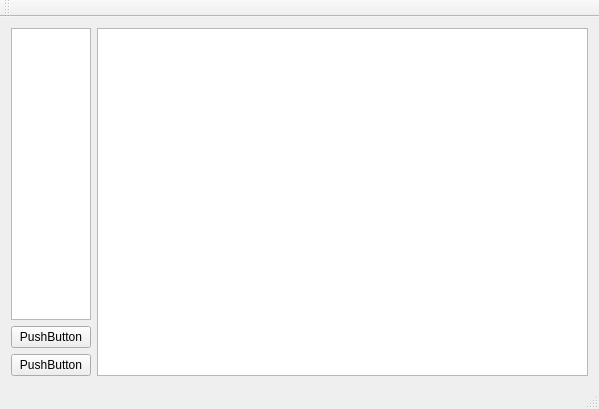
<?xml version="1.0" encoding="UTF-8"?>
<ui version="4.0">
 <class>MainWindow</class>
 <widget class="QMainWindow" name="MainWindow">
  <property name="geometry">
   <rect>
    <x>0</x>
    <y>0</y>
    <width>599</width>
    <height>409</height>
   </rect>
  </property>
  <property name="windowTitle">
   <string>MainWindow</string>
  </property>
  <widget class="QWidget" name="centralWidget">
   <layout class="QGridLayout" name="gridLayout">
    <item row="0" column="0">
     <layout class="QHBoxLayout" name="horizontalLayout" stretch="1,20">
      <item>
       <layout class="QVBoxLayout" name="verticalLayout">
        <item>
         <widget class="QListWidget" name="listWidget"/>
        </item>
        <item>
         <widget class="QPushButton" name="pushButton">
          <property name="text">
           <string>PushButton</string>
          </property>
         </widget>
        </item>
        <item>
         <widget class="QPushButton" name="pushButton_2">
          <property name="text">
           <string>PushButton</string>
          </property>
         </widget>
        </item>
       </layout>
      </item>
      <item>
       <widget class="QGraphicsView" name="graphicsView">
        <property name="mouseTracking">
         <bool>true</bool>
        </property>
       </widget>
      </item>
     </layout>
    </item>
   </layout>
  </widget>
  <widget class="QMenuBar" name="menuBar">
   <property name="geometry">
    <rect>
     <x>0</x>
     <y>0</y>
     <width>599</width>
     <height>23</height>
    </rect>
   </property>
  </widget>
  <widget class="QToolBar" name="mainToolBar">
   <attribute name="toolBarArea">
    <enum>TopToolBarArea</enum>
   </attribute>
   <attribute name="toolBarBreak">
    <bool>false</bool>
   </attribute>
  </widget>
  <widget class="QStatusBar" name="statusBar"/>
 </widget>
 <layoutdefault spacing="6" margin="11"/>
 <resources/>
 <connections/>
</ui>
